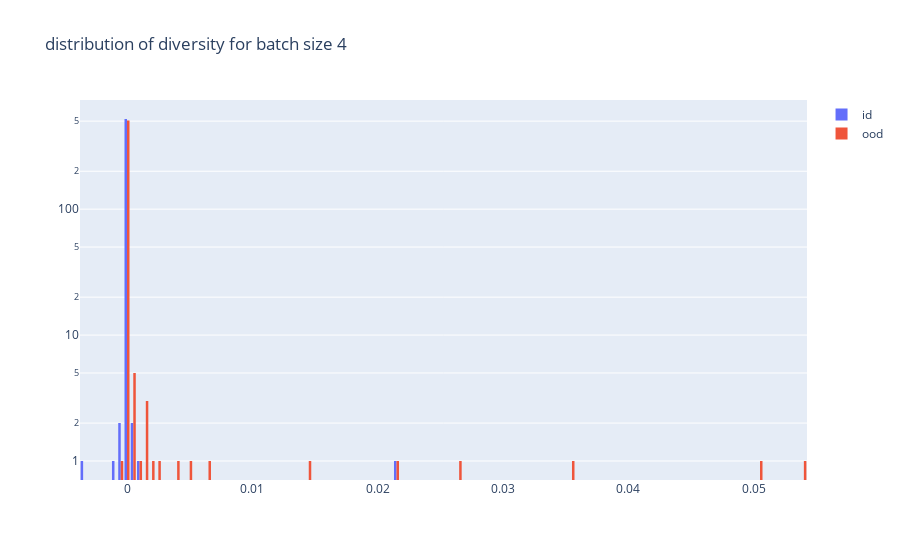
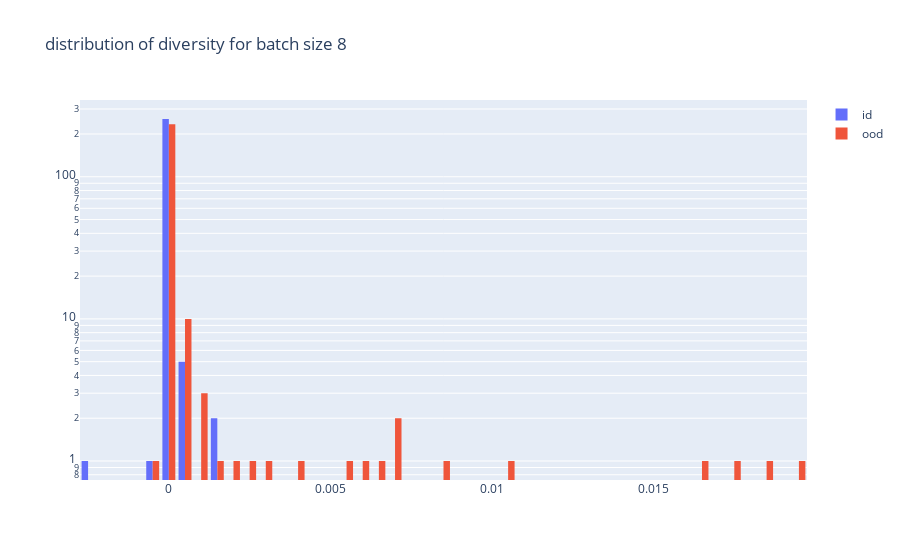
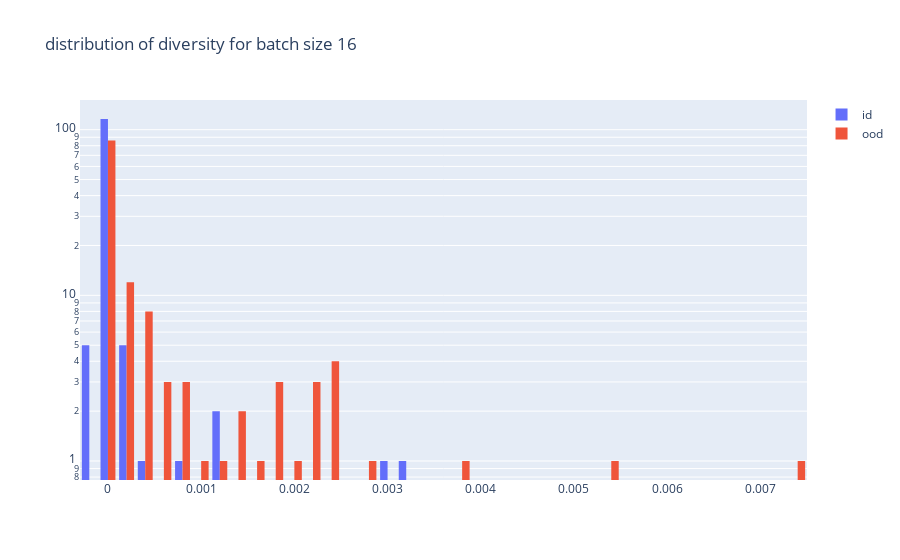
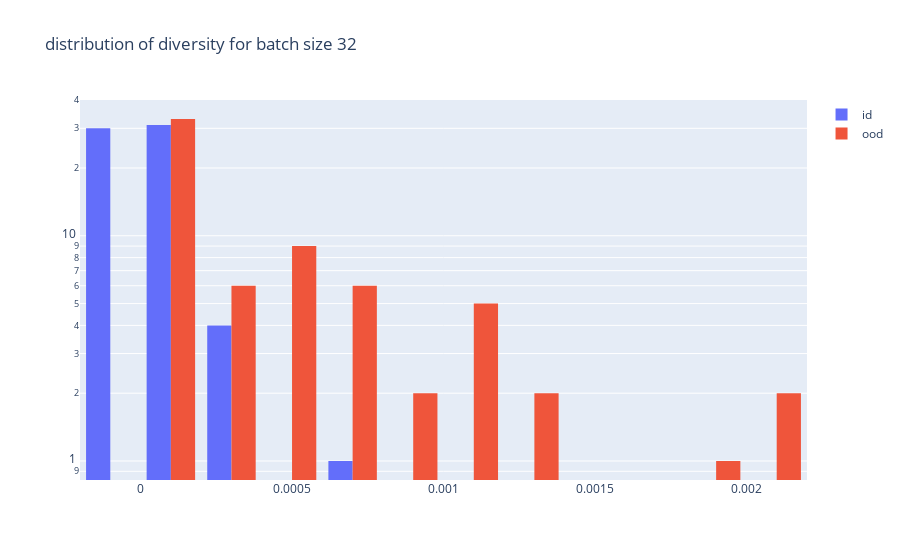

Notebook source saved alongside these figures, in order:
### Code cell
for bs in [4, 8, 16, 32, 64, 128, 256, 512]:

    DF = lib_analysis.read_problem(Path('.'), '.').head(1)
    df = process_df(DF, bs)
    make_histogram(df, bs)

### Figure 1 — Plotly figure (JSON) as saved in the notebook; plotly's stock layout.template omitted (floating-point values rounded to 4 significant figures; data arrays with more than 128 entries replaced by an {"elided": "..."} marker saying what was removed)
{"data": [{"name": "id", "type": "histogram", "x": {"elided": "529 float values"}}, {"name": "ood", "type": "histogram", "x": {"elided": "529 float values"}}], "layout": {"autosize": true, "title": {"text": "distribution of diversity for batch size 4"}, "xaxis": {"autorange": true, "range": [-0.00375, 0.05425], "type": "linear"}, "yaxis": {"autorange": true, "range": [-0.1509, 2.867], "type": "log"}}}

### Figure 2 — Plotly figure (JSON) as saved in the notebook; plotly's stock layout.template omitted (floating-point values rounded to 4 significant figures; data arrays with more than 128 entries replaced by an {"elided": "..."} marker saying what was removed)
{"data": [{"name": "id", "type": "histogram", "x": {"elided": "265 float values"}}, {"name": "ood", "type": "histogram", "x": {"elided": "265 float values"}}], "layout": {"autosize": true, "title": {"text": "distribution of diversity for batch size 8"}, "xaxis": {"autorange": true, "range": [-0.00275, 0.01975], "type": "linear"}, "yaxis": {"autorange": true, "range": [-0.1337, 2.54], "type": "log"}}}

### Figure 3 — Plotly figure (JSON) as saved in the notebook; plotly's stock layout.template omitted (floating-point values rounded to 4 significant figures; data arrays with more than 128 entries replaced by an {"elided": "..."} marker saying what was removed)
{"data": [{"name": "id", "type": "histogram", "x": {"elided": "133 float values"}}, {"name": "ood", "type": "histogram", "x": {"elided": "133 float values"}}], "layout": {"autosize": true, "title": {"text": "distribution of diversity for batch size 16"}, "xaxis": {"autorange": true, "range": [-0.0003, 0.0075], "type": "linear"}, "yaxis": {"autorange": true, "range": [-0.1147, 2.179], "type": "log"}}}

### Figure 4 — Plotly figure (JSON) as saved in the notebook; plotly's stock layout.template omitted (floating-point values rounded to 4 significant figures)
{"data": [{"name": "id", "type": "histogram", "x": [5.262e-07, -1.052e-06, 4.472e-06, 1.526e-05, -1.842e-06, -7.958e-05, -1.315e-07, 4.078e-06, -3.946e-07, -2.302e-05, -1.315e-06, 6.577e-07, -2.894e-05, 4.367e-05, -3.183e-05, -1.315e-06, -7.669e-05, -5.13e-06, 1.184e-05, 9.866e-06, 0.0002451, -6.84e-06, 4.341e-05, -1.315e-07, 1.315e-06, -3.367e-05, 3.788e-05, -9.208e-07, -6.682e-05, -1.092e-05, 9.866e-06, 2.499e-06, -5.538e-05, 1.315e-07, 0.000301, 3.157e-06, -1.842e-06, 4.012e-05, 1.315e-07, -1.368e-05, 1.894e-05, -1.894e-05, 0.0007981, -1.999e-05, 8.945e-06, -7.301e-05, 7.761e-06, -2.42e-05, 0.0002178, 2.762e-06, -2.868e-05, 7.735e-05, 1.434e-05, -3.946e-06, 1.842e-06, 9.734e-06, -1.184e-05, 0.0001189, 3.289e-06, -1.473e-05, 0.0002829, 3.157e-06, -1.184e-06, 0.0001413, 5.788e-06, 5.13e-06, null]}, {"name": "ood", "type": "histogram", "x": [0.0004247, 0.0004245, 0.0009174, 0.0004079, 0.001285, 0.000138, 7.985e-05, 0.0001626, 3.959e-05, 0.0001002, 0.0004238, 2.368e-06, 0.001115, 0.00214, 0.0006206, 0.0003855, 2.236e-05, 0.0008958, 0.001315, 0.000433, 5.354e-05, 4.236e-05, 2.499e-06, 0.0003949, 0.0003599, 0.001088, 0.002072, 0.0003552, 0.000165, 0.0001964, 5.248e-05, 6.801e-05, 0.0001019, 0.0007126, 0.001114, 0.000181, 0.0007539, 0.0006344, 6.709e-06, 0.0001753, 0.0005047, 0.0002536, 3.157e-05, 0.0007243, 1.71e-06, 6.314e-06, 0.001037, 0.0001874, 1.684e-05, 0.0004312, 0.0002727, 5.472e-05, 0.001029, 0.0006499, 0.001873, 0.0001974, 1.052e-06, 0.0005723, 3.315e-05, 0.0001175, 0.0001037, 0, 0.0005537, 2.17e-05, 1.329e-05, 1.026e-05, null]}], "layout": {"autosize": true, "title": {"text": "distribution of diversity for batch size 32"}, "xaxis": {"autorange": true, "range": [-0.0002, 0.0022], "type": "linear"}, "yaxis": {"autorange": true, "range": [-0.08436, 1.603], "type": "log"}}}
